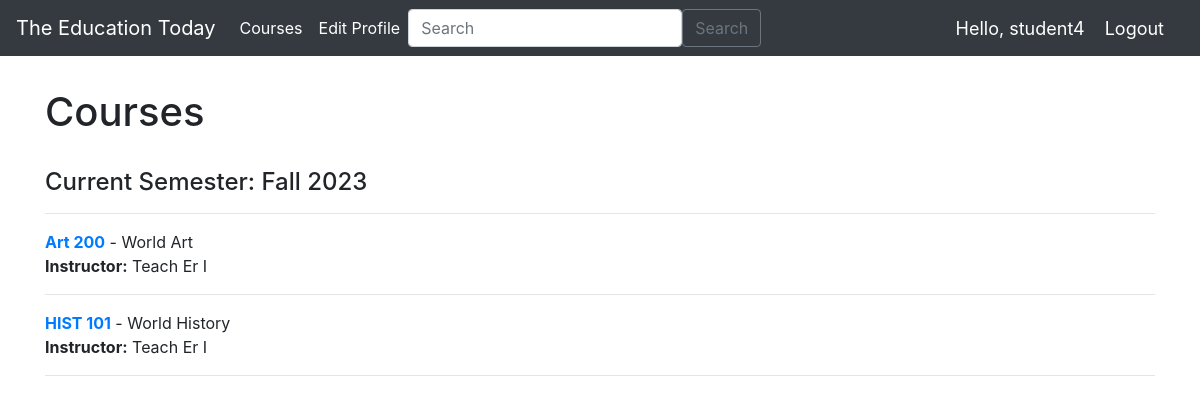
Page /students/courses/ (signed in) on the earlier database version.
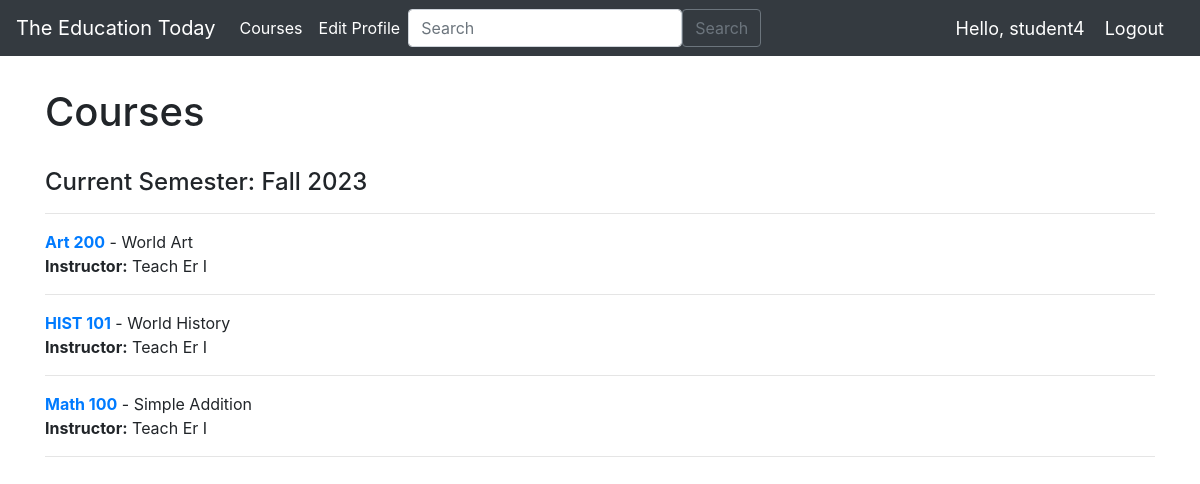
Same page on the later database version.
### teachers/models.py (models this page shows, shortened)
class Student_Course(models.Model):
    student = models.ForeignKey(User, on_delete=models.CASCADE)
    course = models.ForeignKey(Course, on_delete=models.CASCADE)

class Course(models.Model):
    id = models.AutoField(primary_key=True)
    name = models.CharField(max_length=120)
    subject_name = models.CharField(max_length=255, default="Intro to Art History")
    teacher = models.ForeignKey(User, on_delete=models.CASCADE)
    created_at = models.DateTimeField(auto_now_add=True)
    points = models.PositiveIntegerField(default=0)

### students/views.py (the view)
# urls.py: path('courses/', views.courses, name="courses"),
@login_required(login_url='signin')
def courses(request):
    if request.user.account.is_teacher:
        courses = Course.objects.filter(teacher=request.user).order_by('name')
    else:
        courses = Student_Course.objects.filter(student=request.user).order_by('course')
    return render(request, 'students/courses.html', {'courses': courses})

### students/templates/students/courses.html (shortened to what this page needs)
{% extends "students/base.html" %}
{% block content %}
<br/>
<div class="container my-2">
    <h1>Courses</h1>
    <br/>
    <h4>Current Semester: Fall 2023</h4>
    <hr>
    {% for student_course in courses %}
        <strong><a href="{% url 'students:course_detail' student_course.course.id %}">{{ student_course.course.name }}</a></strong> -
        {{ student_course.course.subject_name }}
        <br/>
        <strong>Instructor:</strong> {{ student_course.course.teacher.first_name }} {{ student_course.course.teacher.last_name }}
        <br/>
        <hr>
    {% endfor %}
</div>
{%endblock %}

Differences in the rows shown:
added Student_Course: course.name "Math 100", course.subject_name "Simple Addition", course.teacher.first_name "Teach", course.teacher.last_name "Er I"
